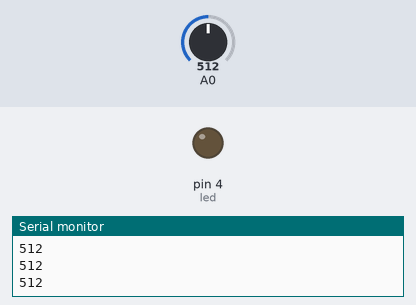
A sketch run on a simulated Arduino Uno, built with avr-gcc and run on an emulated ATmega328P. Parts: output pins drawn as LEDs (lit = HIGH), the last lines printed to the serial monitor. The inputs (shaded band) are chosen by the test bench; at power-on: A0 = 512.

Above: at 1.2 s.
1.3 s: A0 set to 212
2.8 s: A0 set to 191
At 3.4 s:
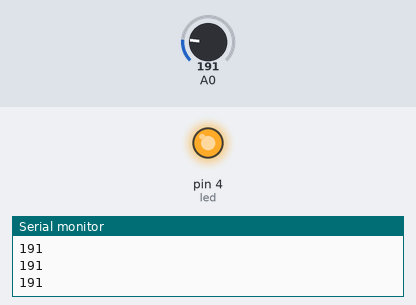
4.3 s: A0 set to 210
At 4.7 s:
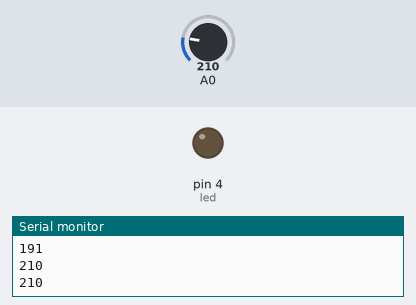
5.9 s: A0 set to 190
At 7.2 s:
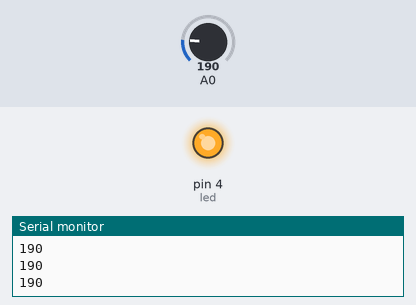
Timing chart, 0 to 8.5 s (numbered marks = the images above; inputs shaded):
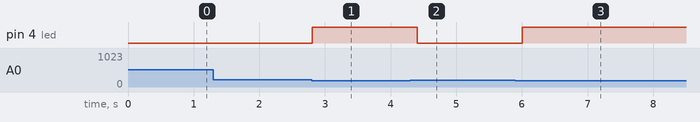

Measured:
- the behaviour switches between 200 and 199 on A0 (found by bisection; images 0 and 1)
- after the input at 2.8 s, pin 4 (led): LOW → HIGH at once
- after the input at 4.3 s, pin 4 (led): HIGH → LOW after 0.11 s
- after the input at 5.9 s, pin 4 (led): LOW → HIGH after 0.11 s

The sketch:

led_cds.ino
```cpp
int led = 4; //포트 설정

void setup() {
  // put your setup code here, to run once:
  Serial.begin(9600);
  pinMode(led, OUTPUT);
}

void loop() {
  // put your main code here, to run repeatedly:
  int cds = analogRead(A0); //A0으로 들어오는 값을 cds에 저장
  Serial.println(cds); //시리얼 모니터에 출력

  if(cds<200) {
    digitalWrite(led, HIGH);
  }
  else {
    digitalWrite(led, LOW);
  }
  delay(200);
}
```
